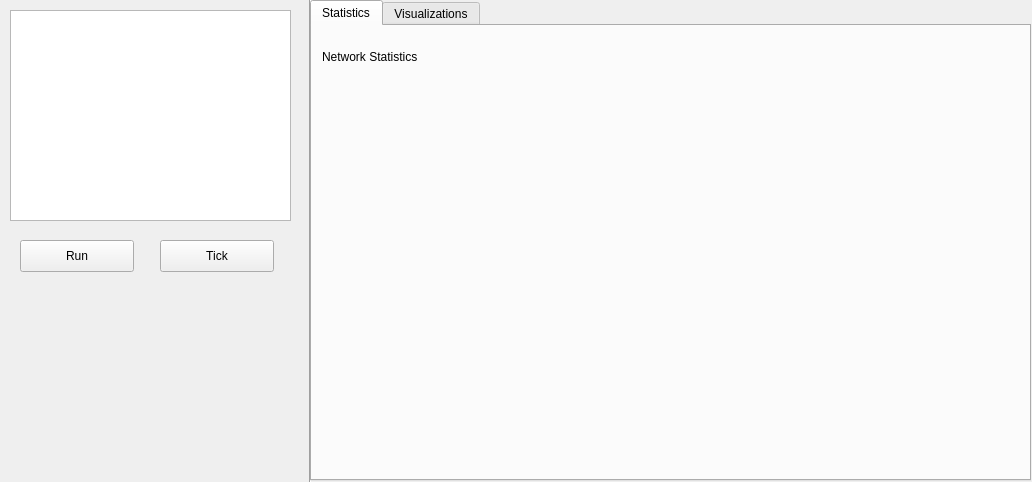
<?xml version="1.0" encoding="UTF-8"?>
<ui version="4.0">
 <class>CortexViewer</class>
 <widget class="QWidget" name="CortexViewer">
  <property name="geometry">
   <rect>
    <x>0</x>
    <y>0</y>
    <width>1032</width>
    <height>482</height>
   </rect>
  </property>
  <property name="windowTitle">
   <string>Form</string>
  </property>
  <widget class="QGraphicsView" name="inputImage">
   <property name="geometry">
    <rect>
     <x>10</x>
     <y>10</y>
     <width>281</width>
     <height>211</height>
    </rect>
   </property>
  </widget>
  <widget class="Line" name="line">
   <property name="geometry">
    <rect>
     <x>300</x>
     <y>-10</y>
     <width>20</width>
     <height>501</height>
    </rect>
   </property>
   <property name="orientation">
    <enum>Qt::Vertical</enum>
   </property>
  </widget>
  <widget class="QPushButton" name="pushButton">
   <property name="geometry">
    <rect>
     <x>20</x>
     <y>240</y>
     <width>114</width>
     <height>32</height>
    </rect>
   </property>
   <property name="text">
    <string>Run</string>
   </property>
  </widget>
  <widget class="QPushButton" name="tickButton">
   <property name="geometry">
    <rect>
     <x>160</x>
     <y>240</y>
     <width>114</width>
     <height>32</height>
    </rect>
   </property>
   <property name="text">
    <string>Tick</string>
   </property>
  </widget>
  <widget class="QTabWidget" name="statsVisualizationWidget">
   <property name="geometry">
    <rect>
     <x>310</x>
     <y>0</y>
     <width>721</width>
     <height>481</height>
    </rect>
   </property>
   <property name="tabPosition">
    <enum>QTabWidget::North</enum>
   </property>
   <property name="currentIndex">
    <number>0</number>
   </property>
   <property name="usesScrollButtons">
    <bool>true</bool>
   </property>
   <widget class="QWidget" name="statsTab">
    <attribute name="title">
     <string>Statistics</string>
    </attribute>
    <widget class="QLabel" name="label">
     <property name="geometry">
      <rect>
       <x>10</x>
       <y>20</y>
       <width>121</width>
       <height>21</height>
      </rect>
     </property>
     <property name="text">
      <string>Network Statistics</string>
     </property>
    </widget>
   </widget>
   <widget class="QWidget" name="visualTab">
    <attribute name="title">
     <string>Visualizations</string>
    </attribute>
    <widget class="QScrollArea" name="visualScrollArea">
     <property name="geometry">
      <rect>
       <x>0</x>
       <y>-10</y>
       <width>721</width>
       <height>471</height>
      </rect>
     </property>
     <property name="widgetResizable">
      <bool>true</bool>
     </property>
     <widget class="QWidget" name="scrollAreaWidgetContents">
      <property name="geometry">
       <rect>
        <x>0</x>
        <y>0</y>
        <width>719</width>
        <height>469</height>
       </rect>
      </property>
      <widget class="QLabel" name="label_2">
       <property name="geometry">
        <rect>
         <x>170</x>
         <y>260</y>
         <width>291</width>
         <height>51</height>
        </rect>
       </property>
       <property name="text">
        <string>This is the scrolling area</string>
       </property>
      </widget>
      <widget class="QScrollBar" name="verticalScrollBar">
       <property name="geometry">
        <rect>
         <x>700</x>
         <y>0</y>
         <width>20</width>
         <height>461</height>
        </rect>
       </property>
       <property name="orientation">
        <enum>Qt::Vertical</enum>
       </property>
      </widget>
     </widget>
    </widget>
   </widget>
  </widget>
 </widget>
 <resources/>
 <connections/>
</ui>
